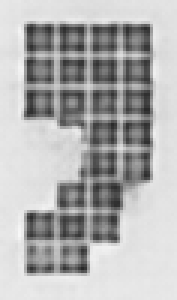
#> input picture lcd_ocr_live_v2/datasets/Balanza/coma.png, 59 x 100 px (shown 3 times larger); its folder holds only this picture in this run
$ python dataset.py
#> lines starting #> are read from the running program, lines starting #| are printed output that depends on the picture; after the words box and inside, x2 and y2 are one past the last pixel; in counts of white or black regions, pixels touching at a corner belong together
### lcd_ocr_live_v2/config.py
"""Configuración central de LCD OCR Live v2 (Raspberry Pi 4B + OV5647 / PC).

Todas las dimensiones de imagen se expresan como ``(ancho, alto)``.
Los colores del HUD se expresan en BGR porque los dibuja OpenCV.
"""

from pathlib import Path
import unicodedata

RAIZ_PROYECTO = Path(__file__).resolve().parent
DIRECTORIO_CAPTURAS = RAIZ_PROYECTO / "assets" / "capturas"
CAPTURA_ACTUAL = DIRECTORIO_CAPTURAS / "captura_actual.jpg"
ARCHIVO_ROIS = RAIZ_PROYECTO / "data" / "rois.json"
ARCHIVO_LECTURAS = RAIZ_PROYECTO / "data" / "lecturas.csv"
ARCHIVO_PERSPECTIVA = RAIZ_PROYECTO / "data" / "perspectiva.json"

# Rutas relativas al proyecto: el dataset viaja con el código.
DATASET_BALANZA = "datasets/Balanza"
DATASET_TERMOHIGRO = "datasets/termohiglobarometro"

# ---------------------------------------------------------------- instrumentos
# Perfil de preprocesado/reconocimiento por instrumento.
PERFIL_POR_INSTRUMENTO = {
    "Balanza": "lcd",
    "termohigrobarometro": "7seg",
}
INSTRUMENTOS = ("Balanza", "Termohigrobarómetro")

# Roles de medición reconocidos por la capa de instrumentos.
ROLES = {
    "peso": "Peso",
    "temperatura": "Temperatura",
    "humedad": "Humedad",
    "presion": "Presión",
    "otro": "Otro",
}
# Unidades por defecto cuando el OCR no detecta el símbolo en la ROI.
UNIDAD_POR_ROL = {
    "peso": "kg",
    "temperatura": "°C",
    "humedad": "%",
    "presion": "hPa",
    "otro": "",
}
# Heurística por nombre de ROI para asignar el rol automáticamente.
CLAVES_ROL = (
    ("temperatura", ("temp", "t_", "temperatura", "celsius", "fahrenheit")),
    ("humedad", ("hum", "rh", "humedad", "relative")),
    ("presion", ("pres", "baro", "presion", "pressure", "hpa")),
    ("peso", ("bal", "peso", "masa", "weight", "kg", "gram")),
)

# -------------------------------------------------------------------- cámara
CAMARA_INDICE = 0
# "auto" | "v4l2" | "gstreamer" | "picamera2" | "dshow" | "msmf" | "any"
CAMARA_BACKEND = "auto"
# Resolución de trabajo: 720p a 30 FPS mantiene la CPU de la RPi 4B holgada
# y conserva nitidez suficiente en los segmentos del display.
CAMARA_RESOLUCION = (1280, 720)
CAMARA_RESOLUCION_ALTERNATIVA = (960, 720)
CAMARA_FPS = 30
CAMARA_BUFFERSIZE = 1
CAMARA_CUATROCC = "MJPG"
CAMARA_ESTABILIZACION_SEGUNDOS = 0.8
CAMARA_REINTENTOS = 2
CAMARA_TIMEOUT_LECTURA_S = 2.0

# Órdenes de intento por plataforma (el primero que abra gana).
CAMARA_BACKENDS_LINUX = ("picamera2", "gstreamer", "v4l2")
CAMARA_BACKENDS_WINDOWS = ("dshow", "msmf", "any")
PIPELINE_GSTREAMER = (
    "libcamerasrc ! video/x-raw,width={ancho},height={alto},"
    "framerate={fps}/1 ! videoconvert ! appsink drop=true max-buffers=1 sync=false"
)

# Presets de sensor para evitar que la iluminación LED/IR "queme" los dígitos.
AJUSTES_SENSOR_DIA = {
    "auto_exposicion": True,
    "brillo": 128,
    "contraste": 128,
    "ganancia": 20,
}
AJUSTES_SENSOR_NOCHE = {
    "auto_exposicion": False,
    "exposicion": 250,       # V4L2: 100 µs por unidad -> 25 ms
    "brillo": 96,
    "contraste": 160,
    "ganancia": 90,
}
# En picamera2 la exposición se expresa en microsegundos.
EXPOSICION_US_NOCHE = 25_000
GANANCIA_ANALOGICA_NOCHE = 4.0

# --------------------------------------------------------- plantillas / OCR
TAMANO_PLANTILLA = (32, 48)
NORMALIZACION_AREA_RELATIVA_MINIMA = 0.03
NORMALIZACION_MARGEN_RELATIVO = 1.0 / 14.0
AR_ESTRECHO = 0.38
AR_ESTRECHO_OBJETIVO = 0.46        # relleno negro lateral mínimo para un "1"
K_VECINOS = 3
ESCALA_DISTANCIA_KNN = 0.15
DESPLAZAMIENTO_PLANTILLA = 2
AUMENTO_DESPLAZAMIENTOS = (-2, 0, 2)
UMBRAL_CONFIANZA = 0.70
UMBRAL_CONFIANZA_VERDE = 0.80
UMBRAL_CONFIANZA_AMARILLO = 0.60
PESOS_FUSION = {"template": 0.50, "knn": 0.30, "topologia": 0.20}
PESOS_FUSION_UNIDAD = {"template": 0.65, "knn": 0.35}
BONIFICACION_TOPOLOGIA = 0.10
PENALIZACION_TOPOLOGIA = 0.08

# ------------------------------------------------------- preprocesado / ROI
THRESHOLD_BINARIO = 127
KERNEL_MORFOLOGICO = 3
INVERTIR_BINARIO = False
BLOQUE_ADAPTATIVO = 31
CONSTANTE_ADAPTATIVA = 7
CLAHE_ACTIVO = True
CLAHE_CLIP = 2.0
CLAHE_TILE = (8, 8)
DESENFOQUE_KERNEL = 3
PUENTE_7SEG = (3, 5)              # kernel elíptico (ancho, alto)
PUENTE_LCD = (2, 3)
SEGMENTACION_AREA_MINIMA = 6
SEGMENTACION_SEPARACION_MAXIMA = 3
SEGMENTACION_SOLAPE_MINIMO = 0.45
SEGMENTACION_ANCHO_MAXIMO_DIGITO = 1.10   # veces la altura del dígito
SEGMENTACION_VALLE_VENTANA = 0.22
GEOM_PUNTO_Y_MIN = 0.55
GEOM_PUNTO_ALTO_MAX = 0.35
GEOM_PUNTO_AR_MAX = 1.30
GEOM_MENOS_Y_MIN = 0.30
GEOM_MENOS_Y_MAX = 0.70
GEOM_MENOS_AR_MIN = 1.70
GEOM_MENOS_ALTO_MAX = 0.50
GEOM_DIGITO_ALTO_MIN = 0.55
GEOM_DIGITO_AR_MAX = 0.95

# Ventanas normalizadas de los siete segmentos (x0, y0, x1, y1) sobre 32×48.
SEGMENTOS_7 = {
    "A": (0.16, 0.03, 0.84, 0.15),
    "B": (0.70, 0.10, 0.94, 0.47),
    "C": (0.70, 0.53, 0.94, 0.90),
    "D": (0.16, 0.85, 0.84, 0.97),
    "E": (0.06, 0.53, 0.30, 0.90),
    "F": (0.06, 0.10, 0.30, 0.47),
    "G": (0.16, 0.44, 0.84, 0.56),
}
PATRONES_7 = {
    "0": "ABCDEF", "1": "BC", "2": "ABGED", "3": "ABGCD", "4": "FGBC",
    "5": "AFGCD", "6": "AFGEDC", "7": "ABC", "8": "ABCDEFG", "9": "ABCDFG",
}
SEGMENTO_DENSIDAD_MIN = 0.16
SEGMENTO_TOLERANCIA = 0.30
CONFUSIONES_7 = (("8", "0"), ("8", "6"), ("6", "5"), ("9", "5"),
                 ("9", "8"), ("3", "2"), ("8", "9"), ("0", "6"))

# ------------------------------------------------------------- temporal/CSV
ESTABILIZACION_MUESTRAS = 5
ESTABILIZACION_MINIMO_ACUERDOS = 3
INTERVALOS_GUARDADO = (
    ("Tiempo real", 0.0),
    ("1 s", 1.0),
    ("5 s", 5.0),
    ("10 s", 10.0),
    ("60 s", 60.0),
)
INTERVALO_GUARDADO_POR_DEFECTO = 1.0
CSV_CABECERA = ("timestamp", "instrumento", "roi", "valor", "confianzas")

# ----------------------------------------------------------------------- HUD
HUD_ANCHO_PANEL = 470
HUD_ALTO_MINIMO = 480
HUD_TITULO = "LCD OCR LIVE v2 — Balanza + Termohigrobarómetro"
HUD_COLOR_FONDO = (18, 14, 12)          # BGR casi negro azulado
HUD_COLOR_PANEL = (34, 26, 22)
HUD_COLOR_TARJETA = (48, 38, 32)
HUD_COLOR_TEXTO = (238, 240, 242)
HUD_COLOR_TEXTO_TENUE = (150, 156, 162)
HUD_COLOR_VERDE = (120, 220, 90)
HUD_COLOR_AMARILLO = (60, 200, 250)
HUD_COLOR_ROJO = (80, 80, 240)
HUD_COLOR_ACENTO = (255, 190, 70)
HUD_BANNER_ALFA = 0.62
HUD_ESCALA_MINIMA = 0.62
HUD_ANCHO_TARJETA_PREVIEW = 402
HUD_ALTO_TARJETA_PREVIEW = 96

# ------------------------------------------------------------------ live/UI
LIVE_FPS_MAX_OCR = 12.0           # OCR limitado para dejar CPU al render
LIVE_ESCALA_VENTANA = 1.0
LIVE_GUARDAR_POR_DEFECTO = True
LIVE_FILTRO_TEMPORAL_POR_DEFECTO = True
LIVE_MOSTRAR_DEPURACION = False

# --------------------------------------------------------------- ventana Tk
VENTANA_TITULO = "LCD OCR LIVE v2 — Balanza y Termohigrobarómetro"
VENTANA_GEOMETRIA = "1280x720"
VENTANA_MINIMA = (1100, 640)
NIVEL_LOG = "INFO"
NUM_HILOS_OPENCV = 2
EXTENSIONES_IMAGEN = frozenset({".png", ".jpg", ".jpeg", ".bmp", ".tif", ".tiff"})
EXTENSIONES_VIDEO = frozenset({".mp4", ".avi", ".mkv", ".mov", ".mjpg"})


def normalizar_nombre(valor: str) -> str:
    """Minúsculas sin acentos, para comparar nombres de forma tolerante."""
    if not isinstance(valor, str):
        raise ValueError("El nombre debe ser texto.")
    return "".join(
        caracter
        for caracter in unicodedata.normalize("NFKD", valor.strip().casefold())
        if not unicodedata.combining(caracter)
    )


def instrumento_canonico(instrumento: str) -> str:
    """Devuelva 'Balanza' o 'termohigrobarometro' a partir de un alias."""
    nombre = normalizar_nombre(instrumento)
    if nombre == "balanza":
        return "Balanza"
    if nombre in {"termohigro", "termohigrobarometro", "termohiglobarometro",
                  "termohigrobarometro "}:
        return "termohigrobarometro"
    raise ValueError(f"Instrumento desconocido: {instrumento!r}. Use Balanza o Termohigrobarómetro.")


def perfil_de_instrumento(instrumento: str) -> str:
    """Devuelva el perfil de imagen ('lcd' o '7seg') del instrumento."""
    return PERFIL_POR_INSTRUMENTO[instrumento_canonico(instrumento)]


def resolver_ruta_dataset(instrumento: str) -> Path:
    """Localice la carpeta de recortes del instrumento dentro del proyecto.

    Acepta alias con o sin acentos, rutas absolutas configuradas y ``~``.
    Ignora carpetas sin imágenes y lanza un error con instrucciones claras.
    """
    canonico = instrumento_canonico(instrumento)
#> in cargar_banco, imagen is the input picture: shape (100, 59); min 40, max 247, mean 177.5
    carpeta = "Balanza" if canonico == "Balanza" else "termohiglobarometro"
    configurada = Path(
        DATASET_BALANZA if canonico == "Balanza" else DATASET_TERMOHIGRO
    ).expanduser()
    if not configurada.is_absolute():
        configurada = RAIZ_PROYECTO / configurada
    destinos = (
        configurada,
        RAIZ_PROYECTO / "datasets" / carpeta,
        Path.home() / "lcd_ocr" / "datasets" / carpeta,
    )
    intentadas: list[Path] = []
    vacias: list[Path] = []
    for candidata in destinos:
        candidata = candidata.resolve()
        if candidata in intentadas:
            continue
        intentadas.append(candidata)
        if candidata.is_dir():
            if any(
                archivo.is_file() and archivo.suffix.casefold() in EXTENSIONES_IMAGEN
                for archivo in candidata.rglob("*")
            ):
                return candidata
            vacias.append(candidata)
    detalle = "\n".join(f"  - {ruta}" for ruta in intentadas)
    extra = ""
    if vacias:
        extra = "Carpetas existentes sin imágenes:\n" + "\n".join(
            f"  - {ruta}" for ruta in vacias
        ) + "\n"
    raise FileNotFoundError(
        f"No se encontró el dataset de {instrumento}.\n"
        f"Rutas intentadas:\n{detalle}\n{extra}"
        f"Copie la carpeta '{carpeta}' con sus PNG en:\n  {destinos[1]}"
    )


# [6 lines left out: function intervalo_guardado, not called in this run]

### lcd_ocr_live_v2/core/utils.py
"""Utilidades compartidas: imágenes BGR, iluminación, FPS y colores de HUD.

Contrato de color: todo el proyecto trabaja en **BGR** (orden nativo de
OpenCV) para que ``cv2.imshow``, ``cv2.imencode`` y las máscaras compartan
convención. Las utilidades de Tk convierten a RGB al vuelo.
"""

from collections import deque
from datetime import datetime
import logging
import os
from pathlib import Path
import tempfile
import time

import cv2
import numpy as np

import config


# [12 lines left out: function configurar_logging, not called in this run]


def validar_imagen(imagen: np.ndarray) -> np.ndarray:
    """Valide un array uint8 gris, BGR o BGRA y devuelva el mismo array."""
    if not isinstance(imagen, np.ndarray) or imagen.size == 0:
        raise ValueError("La imagen está vacía o no es un numpy.ndarray.")
    if imagen.dtype != np.uint8:
        raise ValueError("La imagen debe tener valores uint8 entre 0 y 255.")
    if imagen.ndim == 3 and imagen.shape[2] not in (3, 4):
        raise ValueError("La imagen debe tener 1, 3 (BGR) o 4 (BGRA) canales.")
    if imagen.ndim not in (2, 3):
        raise ValueError("La imagen debe ser bidimensional o BGR/BGRA.")
    return imagen


def a_grises(imagen: np.ndarray) -> np.ndarray:
    """Convierta BGR/BGRA a gris sin modificar la entrada."""
    validar_imagen(imagen)
    if imagen.ndim == 2:
        return imagen.copy()
    codigo = cv2.COLOR_BGR2GRAY if imagen.shape[2] == 3 else cv2.COLOR_BGRA2GRAY
    return cv2.cvtColor(imagen, codigo)


# [88 lines left out: functions cargar_imagen, guardar_imagen, normalizar_iluminacion, limitar_region, color_confianza, not called in this run]


def ahora_iso() -> str:
    """Fecha y hora local con zona, en ISO 8601 con segundos."""
    return datetime.now().astimezone().isoformat(timespec="seconds")


class MedidorFPS:
    """Calcule FPS suavizados con una ventana deslizante de marcas."""

    # [21 lines left out: functions __init__, marcar, fps, not called in this run]


class Latencia:
    """Mida la latencia de extremo a extremo de una lectura de cámara."""

    def __init__(self, ventana: int = 60) -> None:
        """Cree el medidor con una ventana de muestras."""
        self._muestras: deque[float] = deque(maxlen=int(ventana))

    # [12 lines left out: functions registrar, ms, not called in this run]

### lcd_ocr_live_v2/core/dataset.py
"""Plantillas canónicas 32×48, aumentación sintética y bancos por instrumento.

La normalización es **la misma** para las plantillas del dataset y para los
recortes en vivo: binarizado Otsu, polaridad automática, eliminación de ruido,
conservación de proporción (con relleno negro lateral para el dígito ``1``),
reducción a ``TAMANO_PLANTILLA`` y puenteo morfológico en el espacio canónico.
"""

from dataclasses import dataclass, field
import logging
from pathlib import Path
import re
from threading import RLock

import cv2
import numpy as np

import config
from core.utils import a_grises

LOG = logging.getLogger(__name__)

_ETIQUETAS = {
    "coma": ",",
    "punto": ".",
    "signo_menos": "-",
    "porcentaje": "%",
    "porciento": "%",
    "grados_celsius": "°C",
    "grados_fahrenheit": "°F",
    "humedad_relativa": "%RH",
    "texto_data_logger": "Data Logger",
    "texto_humidity": "Humidity",
    "texto_pressure": "Pressure",
    "texto_temperature": "Temperature",
}
DIGITOS = frozenset("0123456789")
PUNTUACION = frozenset({",", "."})
UNIDADES = frozenset({"%", "%RH", "°C", "°F"})
TEXTOS = frozenset({"Data Logger", "Humidity", "Pressure", "Temperature"})
GRUPOS = {
    "digito": DIGITOS,
    "puntuacion": PUNTUACION,
    "menos": frozenset({"-"}),
    "unidad": UNIDADES,
    "texto": TEXTOS,
    "auto": DIGITOS | PUNTUACION | frozenset({"-"}) | UNIDADES | TEXTOS,
}

_CACHE: dict[tuple, "BancoPlantillas"] = {}
_LOCK = RLock()


@dataclass(frozen=True)
class Plantilla:
    """Una muestra etiquetada del dataset y sus variantes aumentadas."""

    etiqueta: str
    imagen: np.ndarray
    archivo: Path
    aumentadas: tuple[np.ndarray, ...] = ()


@dataclass(frozen=True)
class BancoPlantillas:
    """Plantillas de un instrumento listas para template matching y KNN."""

    instrumento: str
    perfil: str
    ruta: Path
    plantillas: tuple[Plantilla, ...] = field(default_factory=tuple)

    def etiquetas(self) -> tuple[str, ...]:
        """Etiquetas únicas ordenadas."""
        return tuple(sorted({plantilla.etiqueta for plantilla in self.plantillas}))

    # [22 lines left out: functions por_grupo, muestras_aumentadas, not called in this run]


def etiqueta_de_archivo(archivo: str | Path) -> str:
    """Obtenga la clase del nombre del recorte; rechace nombres sin mapeo.

    Acepta ``digito_0.png``…``digito_9.png``, los símbolos del dataset y las
    muestras extra ``digito_3__02.png``. También acepta ``0.png``…``9.png``.
    """
    nombre = Path(archivo).stem.casefold()
    nombre = re.sub(r"__\d+$", "", nombre)
    coincidencia = re.fullmatch(r"(?:digito_)?([0-9])", nombre)
    if coincidencia:
        return coincidencia.group(1)
    if nombre in _ETIQUETAS:
        return _ETIQUETAS[nombre]
    raise ValueError(
        f"Nombre de recorte sin etiqueta conocida: {Path(archivo).name!r}. "
        "Use digito_0…digito_9, coma, punto, signo_menos, porcentaje, "
        "grados_celsius, grados_fahrenheit, humedad_relativa o texto_"
        "data_logger/humidity/pressure/temperature."
    )


# [6 lines left out: function grupo_de_etiqueta, not called in this run]


def _polaridad(mascara: np.ndarray) -> np.ndarray:
    """Fije tinta blanca: invierta si el borde es mayoritariamente blanco."""
    borde = np.concatenate((mascara[0], mascara[-1], mascara[:, 0], mascara[:, -1]))
    blancos = float(np.count_nonzero(borde)) / max(1, borde.size)
    return cv2.bitwise_not(mascara) if blancos > 0.5 else mascara


def _desplazar(imagen: np.ndarray, dx: int, dy: int) -> np.ndarray:
    """Traslade una imagen binaria canónica sin envolver los bordes."""
    alto, ancho = imagen.shape
    salida = np.zeros_like(imagen)
    x1, x2 = max(0, dx), min(ancho, ancho + dx)
    y1, y2 = max(0, dy), min(alto, alto + dy)
    if x2 <= x1 or y2 <= y1:
        return salida
    salida[y1:y2, x1:x2] = imagen[y1 - dy:y2 - dy, x1 - dx:x2 - dx]
    return salida


def _puente_canonico(binaria: np.ndarray, perfil: str) -> np.ndarray:
    """Funda segmentos próximos en el espacio canónico 32×48.

    En siete segmentos se usa una elipse vertical (3×5); en LCD una (2×3)
    para unir trazos discontinuos sin deformar el glifo.
    """
    ancho, alto = config.PUENTE_7SEG if perfil == "7seg" else config.PUENTE_LCD
    nucleo = cv2.getStructuringElement(cv2.MORPH_ELLIPSE, (int(ancho), int(alto)))
    return cv2.morphologyEx(binaria, cv2.MORPH_CLOSE, nucleo)


def normalizar_caracter(
    imagen: np.ndarray,
    tamano: tuple[int, int] | None = None,
    perfil: str = "lcd",
    puentear: bool = True,
) -> np.ndarray:
    """Convierta un recorte en una plantilla binaria canónica con proporción.

    - Elimina componentes menores al 3 % del mayor (ruido del sensor).
    - Si el glifo es estrecho (``AR < 0.38``), añade relleno negro lateral con
      ``cv2.copyMakeBorder`` antes de escalar: un ``1`` nunca se convierte en
      una barra blanca ancha que se confunda con ``0``/``8``.
    - Escala con ``INTER_AREA`` conservando proporción y centra en negro.
    """
#> called with tamano = (32, 48), perfil = 'lcd', puentear = True
    ancho, alto = (int(valor) for valor in (tamano or config.TAMANO_PLANTILLA))
    if min(ancho, alto) < 8:
        raise ValueError("TAMANO_PLANTILLA debe tener al menos 8×8 píxeles.")
    gris = a_grises(imagen)
    if float(np.ptp(gris)) < 3:
        raise ValueError("El recorte no tiene contraste suficiente para OCR.")
    suave = cv2.GaussianBlur(gris, (int(config.DESENFOQUE_KERNEL),) * 2, 0)
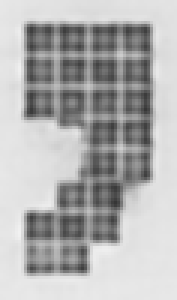
#> suave: shape (100, 59) (shown 3 times larger); min 54, max 241, mean 177.5
    _, binaria = cv2.threshold(suave, 0, 255, cv2.THRESH_BINARY + cv2.THRESH_OTSU)
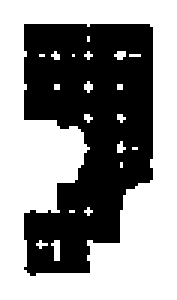
#> binaria: shape (100, 59) (shown 3 times larger); 56.9% white; 1 black region, box (x1, y1, x2, y2) and area: (8, 8, 51, 92) 2543
    binaria = _polaridad(binaria)
#> in _polaridad, `borde = np.concatenate((mascara[0], mascara[-1], mascara[:, 0], mascar..`: borde = 318 values from 255 to 255
#> in _polaridad, `blancos = float(np.count_nonzero(borde)) / max(1, borde.size)`: blancos = 1
    cantidad, componentes, estadisticas, _ = cv2.connectedComponentsWithStats(binaria, 8)
#> componentes: shape (100, 59) int32; values 0 (black) and 1 (white), 43.1% white; 1 white region, box (x1, y1, x2, y2) and area: (8, 8, 51, 92) 2543
#> cantidad = 2; estadisticas = [[0, 0, 59, 100, 3357], [8, 8, 43, 84, 2543]]
    if cantidad <= 1:
        raise ValueError("No se encontró primer plano en el recorte.")
    areas = estadisticas[1:, cv2.CC_STAT_AREA]
#> areas = [2543]
    minimo = max(1, int(np.ceil(areas.max() * config.NORMALIZACION_AREA_RELATIVA_MINIMA)))
#> minimo = 77
    conservar = np.concatenate(([False], areas >= minimo))
#> conservar = [False, True]
    mascara = np.where(conservar[componentes], 255, 0).astype(np.uint8)
    puntos = cv2.findNonZero(mascara)
#> puntos = contour of 2543 points, box (x1, y1, x2, y2) (8, 8, 51, 92), area 1660
    if puntos is None:
        raise ValueError("No se encontró un carácter después de quitar ruido.")
    x, y, w, h = cv2.boundingRect(puntos)
#> x = 8; y = 8; w = 43; h = 84
    contenido = mascara[y:y + h, x:x + w]
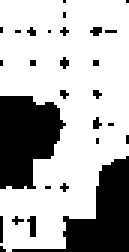
#> contenido: shape (84, 43) (shown 3 times larger); 70.4% white; 28 black regions (26 under 20 px), largest, box (x1, y1, x2, y2) and area: (0, 32, 22, 63) 496, (4, 52, 43, 84) 455
    # Relleno lateral explícito para glifos estrechos (dígito 1).
    if w / max(1, h) < config.AR_ESTRECHO:
        objetivo = max(w, int(round(h * config.AR_ESTRECHO_OBJETIVO)))
        relleno = objetivo - w
        izquierda = relleno // 2
        contenido = cv2.copyMakeBorder(
            contenido, 0, 0, izquierda, relleno - izquierda,
            cv2.BORDER_CONSTANT, value=0,
        )
    alto_contenido, ancho_contenido = contenido.shape
    margen = max(1, round(min(ancho, alto) * config.NORMALIZACION_MARGEN_RELATIVO))
    escala = min(
        (ancho - 2 * margen) / ancho_contenido,
        (alto - 2 * margen) / alto_contenido,
    )
    destino = (
        max(1, round(ancho_contenido * escala)),
        max(1, round(alto_contenido * escala)),
    )
    reducido = cv2.resize(contenido, destino, interpolation=cv2.INTER_AREA)
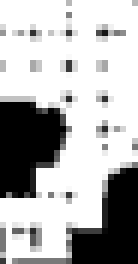
#> reducido: shape (44, 23) (shown 6 times larger); min 0, max 255, mean 179.5
    _, reducido = cv2.threshold(reducido, 127, 255, cv2.THRESH_BINARY)
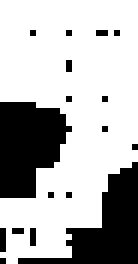
#> reducido: shape (44, 23) (shown 6 times larger); 70.8% white; 17 black regions (15 under 20 px), largest, box (x1, y1, x2, y2) and area: (0, 17, 12, 33) 141, (3, 27, 23, 44) 132
    salida = np.zeros((alto, ancho), dtype=np.uint8)
    izquierda = (ancho - destino[0]) // 2
    superior = (alto - destino[1]) // 2
    salida[superior:superior + destino[1], izquierda:izquierda + destino[0]] = reducido
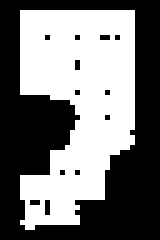
#> salida: shape (48, 32) (shown 5 times larger); 46.6% white; 1 white region, box (x1, y1, x2, y2) and area: (4, 2, 27, 46) 716
    if puentear:
        salida = _puente_canonico(salida, perfil)
#> (the rest of the program and of its run is left out)
